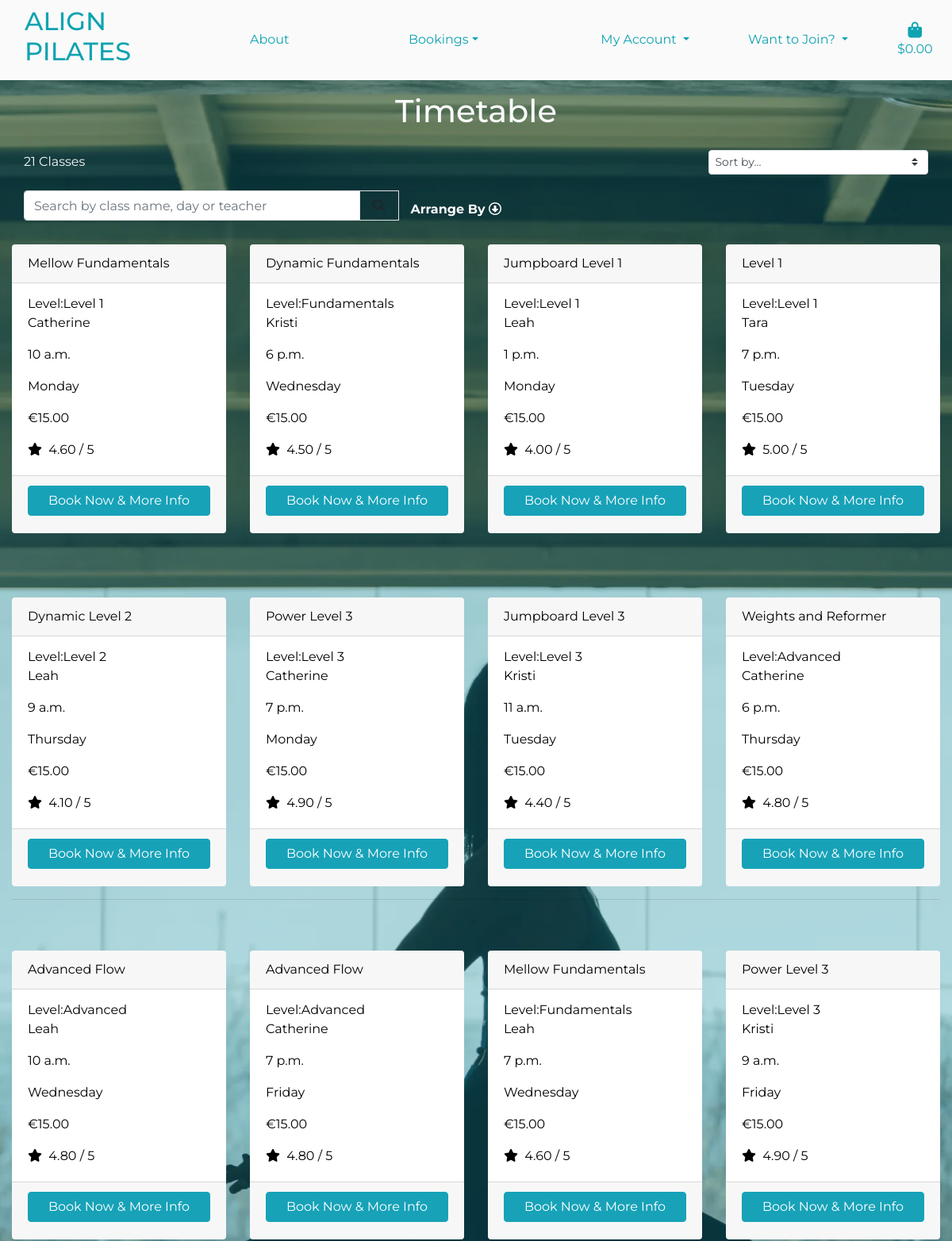
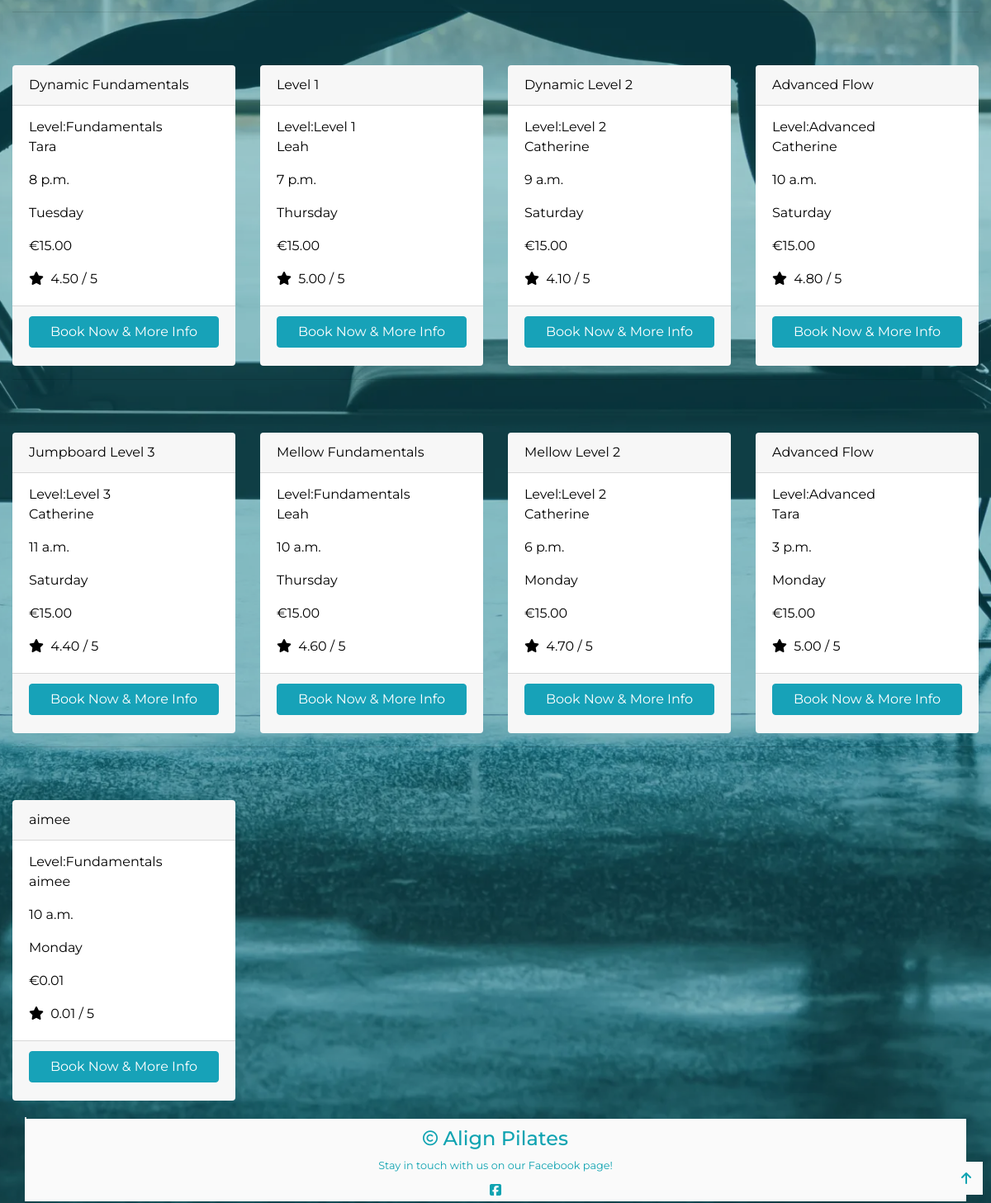
The app's page /classes/, older data (2 pictures, top to bottom).
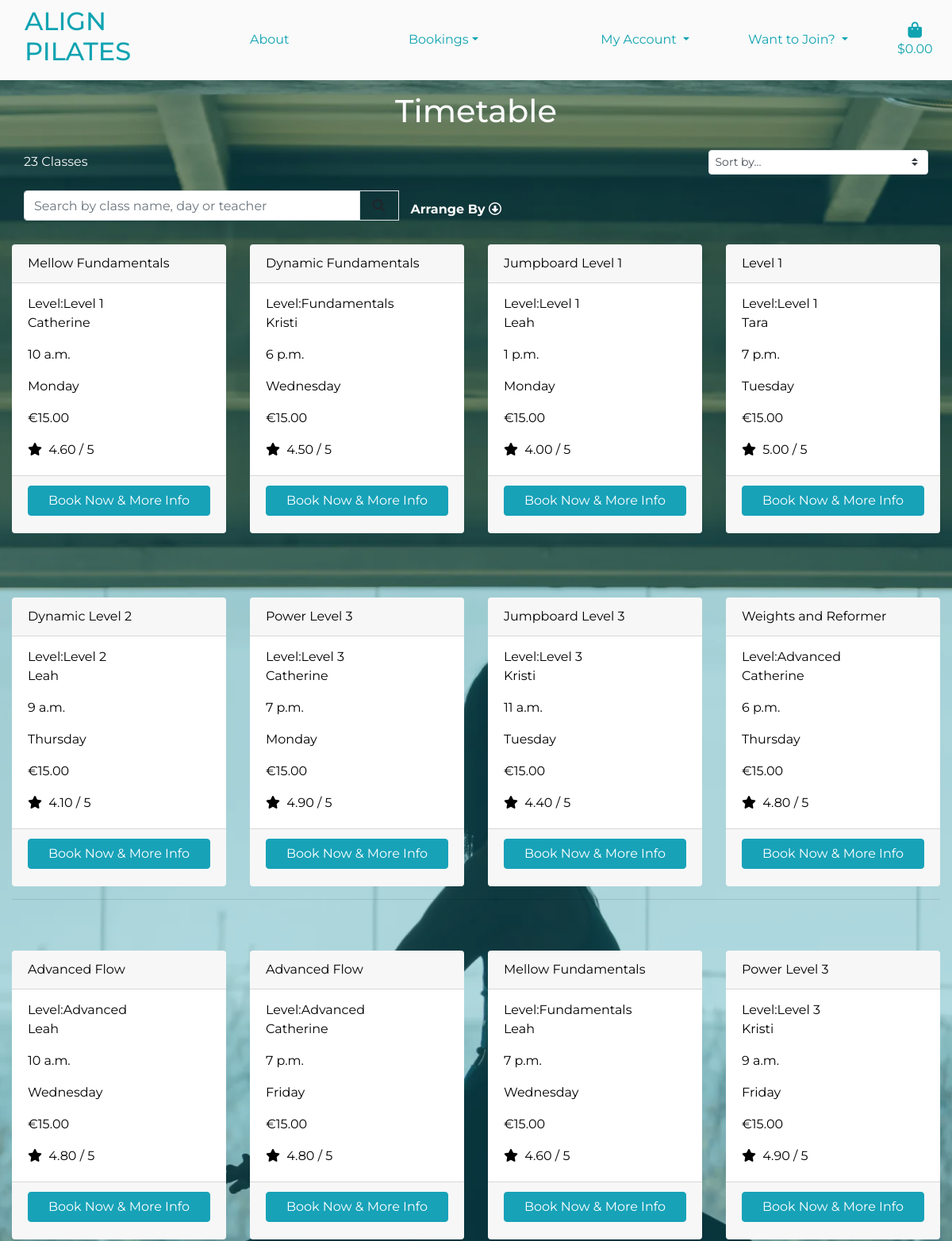
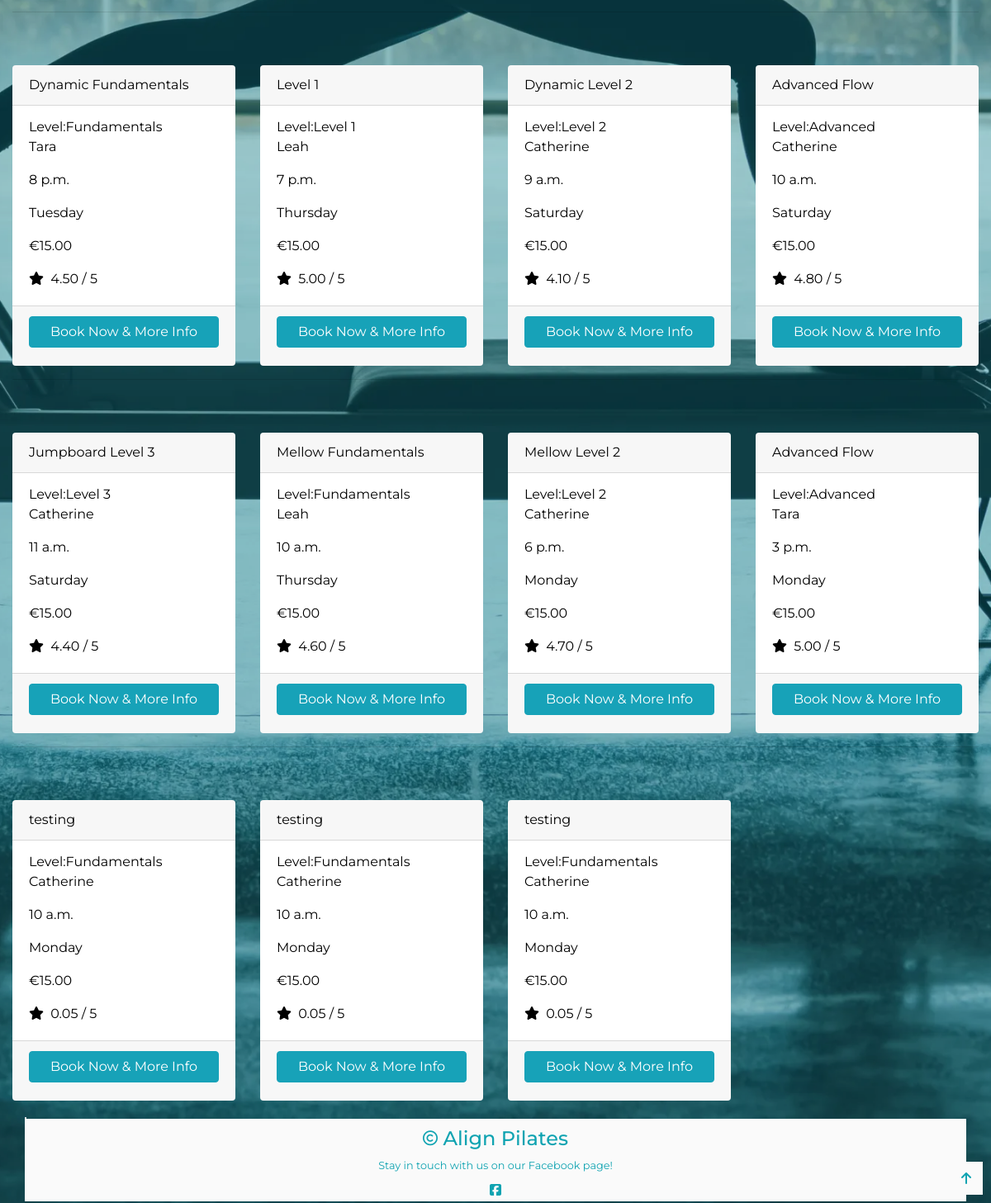
The same page, newer data (2 pictures, top to bottom).
### classes/models.py (models this page shows, shortened)
class Class_Type(models.Model):
    name = models.CharField(max_length=254)
    level = models.ForeignKey('Level', null=True, blank=True, on_delete=models.SET_NULL)
    description = models.TextField()
    teacher = models.CharField(max_length=254)
    cost = models.DecimalField(max_digits=4, decimal_places=2)
    time = models.TimeField()
    day = models.CharField(max_length=9)
    rating = models.DecimalField(max_digits=6, decimal_places=2, null=True, blank=True)
    day_number = models.IntegerField(default=1)

class Level(models.Model):
    name = models.CharField(max_length=254)
    friendly_name = models.CharField(max_length=254, null=True, blank=True)
    def __str__(self):
        return self.name

### classes/views.py (the view, shortened to what this page needs)
# urls.py: path('', views.all_classes, name='classes'),
def all_classes(request):
    class_types = Class_Type.objects.all()
    query = None
    levels = None
    direction = None
    sort = None
    current_sorting = f'{sort}_{direction}'
    context = {
        'class_types': class_types,
        'search_term': query,
        'current_levels': levels,
        'current_sorting': current_sorting,
    }
    return render(request, 'classes/classes.html', context )

### basket/contexts.py (called while the page is built, shortened)
def basket_contents(request):
    basket_items = []
    grand_total = 0
    class_count = 0
    cost = 15
    basket = request.session.get('basket', {})
    context = {
        'basket_items': basket_items,
        'grand_total': grand_total,
        'class_count': class_count,
    }
    return context

### classes/templates/classes/classes.html (shortened to what this page needs)
{% extends 'base.html' %}
{% load static %}
{% block content %}
    <div class="overlay"></div>
    <div class="container class-list">
        <div class="row timetable-row">
            <div class="col text-center mt-3">
               <h2 class="timetable-header">Timetable</h2>
            </div>
               <div class="row class-rows">
                <div class="col-12">
                    <div class="row mt-1 mb-2">
                        <div class="col-12 col-md-6 my-auto order-md-last d-flex justify-content-center justify-content-md-end">
                            <div class="sort-select-wrapper w-50">
                                <select id="sort-selector" class="custom-select custom-select-sm border border-{% if current_sorting != 'None_None' %}info{% else %}black{% endif %}">
                                    <option value="reset" {% if current_sorting == 'None_None' %}selected{% endif %}>Sort by...</option>
                                </select>
                            </div>
                        </div>
                    <div class="col-12 col-md-6 order-md-first">
                        <p class="mt-3 text-center text-md-left">
                            {{ class_types|length }} Classes{% if search_term %} found for <strong>"{{ search_term }}"</strong>{% endif %}
                        </p>
                    </div>
                </div>
               <div class="row">
                    <div class="col-8 col-lg-10 col-sm-6 my-auto py-1 py-lg-0 d-none d-sm-block">
                        <form method="GET" action="{% url 'classes' %}">
                            <div class="input-group w-100 search-box">
                                <input class="form-control border" type="text" name="q"
                                placeholder="Search by class name, day or teacher">
                                <div class="input-group-append">
                                    <button class="form-control btn border" type="submit">
                                        <span class="icon">
                                            <i class="fas fa-search"></i>
                                        </span>
                                    </button>
                                </div>
                        <div class="col-6 col-lg-6 col-sm-4 my-auto py-1 py-lg-0 arrange-by-dropdown">
                            <div class="navbar-collapse class-sort-navbar">
                                <ul class="navbar-nav w-auto mx-auto">
                                    <li class="nav-item dropdown">
                                        <a class="font-weight-bold nav-link text-black mr-5 class-sort-navbar" href="#" id="all-classes-link"
                                        data-toggle="dropdown" aria-haspopup="true" aria-expanded="false">
                                            Arrange By <i class="far fa-arrow-alt-circle-down"></i></a>
                                    </li>
                                </ul>
                            </div>
                        </div>
                    </div>
                </form>
            </div>
        </div>
        </div>
        <div class="row">
            <div class="class-container col-12">
                <div class="row">
                    {% for class in class_types %}
                    <div class="col-sm-6 col-md-6 col-lg-4 col-xl-3 class-cards">
                        <div class="card h-100 border-0">
                            <div class="card-header">{{ class.name }}</div>
                            <div class="card-body">
                                <p class="card-subtitle">Level:{{ class.level }}</p>
                                <p class="card-text">{{ class.teacher }}</p>
                                <p class="card-text">{{ class.time }}</p>
                                <p class="card-text">{{ class.day }}</p>
                                <p class="card-text">€{{ class.cost }}</p>
                                {% if class.rating %}
                                <p class="card-text"><i class="fas fa-star mr-1"></i> {{ class.rating }} / 5</p>
                                {% else %}
                                <p class="card-text">No Rating</p>
                                {% endif %}
                            </div>
                            <div class="card-footer">
                                <a href="{% url 'class_type' class.id %}" class="btn btn-info btn-block">Book Now & More Info</a>
                            </div>
                        </div>
                    </div>
                        {% if forloop.counter|divisibleby:4 %}
                            <div class="col-12 d-none d-xl-block mb-5">
                                <hr>
                            </div>
                        {% endif %}
                    {% endfor %}
                </div>
            </div>
        </div>
    </div>
    <div class="shadow-sm border">
        <a class="d-flex back-to-top-button">
            <i class="fas fa-arrow-up mx-auto my-auto"></i>
        </a>
    </div>
{% endblock %}

### templates/base.html (shortened to what this page needs)
{% load static %}
<!doctype html>
<html lang="en">
  <head>
    {% block corecss %}
        <link rel="stylesheet" href="https://cdn.jsdelivr.net/npm/bootstrap@4.6.2/dist/css/bootstrap.min.css">
        <link rel="stylesheet" href="{% static 'css/base.css' %}">
    {% endblock %}
  </head>
  <body>
    <header class="container-fluid fixed-top">
        {% include 'includes/main-nav.html' %}
    </header>
    {% block content %}
    {% endblock %}
      <footer>
        <h4 class="footer-header"><i class="far fa-copyright fa-xs"></i> Align Pilates</h4>
        <p>Stay in touch with us on our Facebook page!
          <br>
          <a href="https://www.facebook.com/profile.php?id=61558373889480">
            <i class="fab fa-facebook-square fa-lg social-icons"></i></a>
        </p>
      </footer>
  </body>
</html>

### templates/includes/main-nav.html (shortened to what this page needs)
<div class="container-fluid fixed-top d-none d-md-block homepage-navigation">
    <div class="row nav-row main-nav-row-items">
        <div class="col-12 col-lg-3 col-md-3 my-auto"><a href="{% url 'home' %}" class="nav-link">
        <h2 class="text-uppercase">Align Pilates</h2></a>
        </div>
        <div class="col-3 col-lg-2 col-md-1 my-auto"><a href="{% url 'about' %}">About</a></div>
        <div class="col-3 col-lg-2 col-md-2 my-auto dropdown">
            <a href="{% url 'classes' %}" class="dropdown-toggle" id="options" data-toggle="dropdown"
            aria-haspopup="true" aria-expanded="false">Bookings</a>
        </div>
        <div class="col-3 col-lg-2 my-auto col-md-2">
        <ul class="list-inline list-unstyled text-center text-lg-right my-0">
            <li class="list-inline-item dropdown">
                <a class="nav-link dropdown-toggle" href="#" id="options" data-toggle="dropdown" aria-haspopup="true"
                aria-expanded="false">My Account
                </a>
        </li>
        </ul>
        </div>
        <div class="col-3 col-lg-2 col-md-2 my-auto">
        <ul class="list-inline list-unstyled text-center text-lg-right my-0">
            <a class="nav-link dropdown-toggle" href="" id="options" data-toggle="dropdown" aria-haspopup="true"
            aria-expanded="false">Want to Join?
            </a>
        </ul>
        </div>
        <div class="col-3 col-lg-1 col-md-2 my-auto">
            <li class="list-inline-item">
                <a class="{% if grand_total %}text-info font-weight-bold{% else %}{% endif %} nav-link"
                href="{% url 'view_basket' %}">
                    <div class="text-center">
                        <div><i class="fas fa-shopping-bag fa-lg basket-icon"></i></div>
                        <p class="my-0 basket-icon">
                            {% if grand_total %}
                                ${{ grand_total|floatformat:2 }}
                            {% else %}
                                $0.00
                            {% endif %}
                        </p>
                    </div>
                </a>
            </li>
        </div>
    </div>
</div>

### static/css/base.css (style rules this page uses)
html { height: 100%; }
body { background: url('/media/pilates-site-header.webp') no-repeat center center fixed; height: calc(100vh - 164px); background-size: cover; color: #fafafa; font-family: 'Montserrat'; min-height: 100vh; display: flex; flex-direction: column; }
.homepage-navigation, .navbar { background-color: #fafafa; }
.timetable-header { font-size: 250%; }
.search-box { padding-bottom: 20px; }
.class-list { padding-top: 20px; }
.timetable-row { padding-top: 80px; }
.class-rows { padding-bottom: 20px; }
.basket-icon { color: #0FA3B1 !important; }
button, .btn { margin-bottom: 10px; }
a { color: #0FA3B1; }
.class-sort-navbar { color: #fafafa !important; text-align: left; }
.class-cards { color: black !important; }
.overlay { height: 100%; width: 100%; top: 0; left: 0; position: fixed; background: #0FA3B1; opacity: 0.3; z-index: -1; }
.back-to-top-button { width: 40px; height: 40px; position: fixed; bottom: 10px; right: 10px; background-color: #fafafa; color: #0FA3B1; }
footer { background-color: #fafafa; color: #0FA3B1; text-align: center; font-size: 80%; height: 100px; width: 100%; margin-top: auto; }
.footer-header { padding-top: 10px; }
.social-icons { padding: 20px 20px 15px 20px; }
.icon { align-items: center; display: inline-flex; justify-content: center; height: 1.5rem; width: 1.5rem; }
@media (min-width: 769px) { .search-box { width: 100%; } }

Row changes from the older to the newer data that the page shows:
removed Class_Type: name "aimee", level "Fundamentals", teacher "aimee", time "10 a.m.", day "Monday", cost "0.01", rating "0.01"
added Class_Type: name "testing", level "Fundamentals", teacher "Catherine", time "10 a.m.", day "Monday", cost "15.00", rating "0.05"
added Class_Type: name "testing", level "Fundamentals", teacher "Catherine", time "10 a.m.", day "Monday", cost "15.00", rating "0.05"
added Class_Type: name "testing", level "Fundamentals", teacher "Catherine", time "10 a.m.", day "Monday", cost "15.00", rating "0.05"
Text that changed along with them:
{{ class_types|length }}: "21" → "23"
